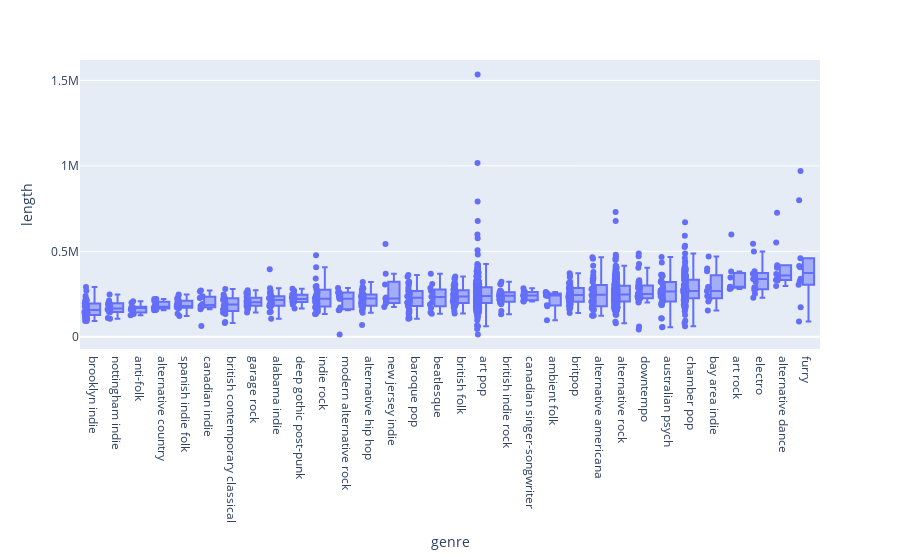
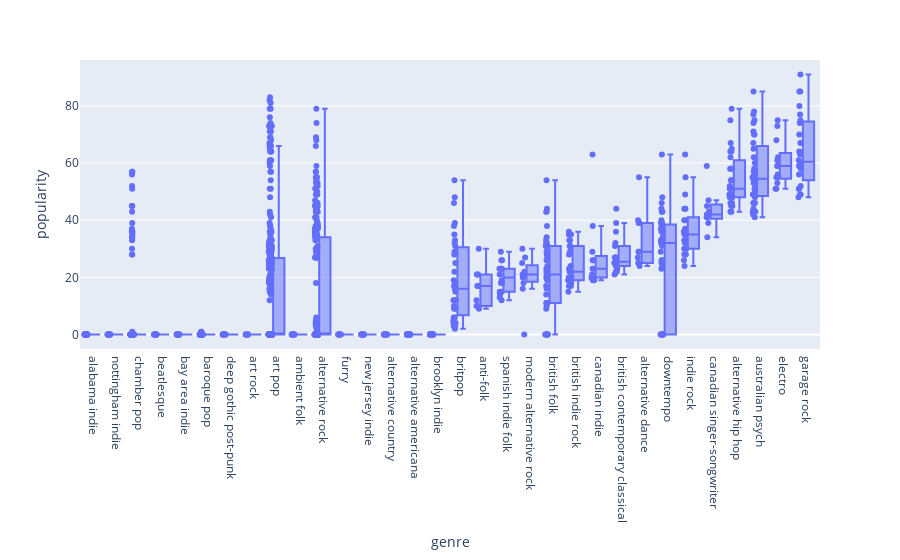
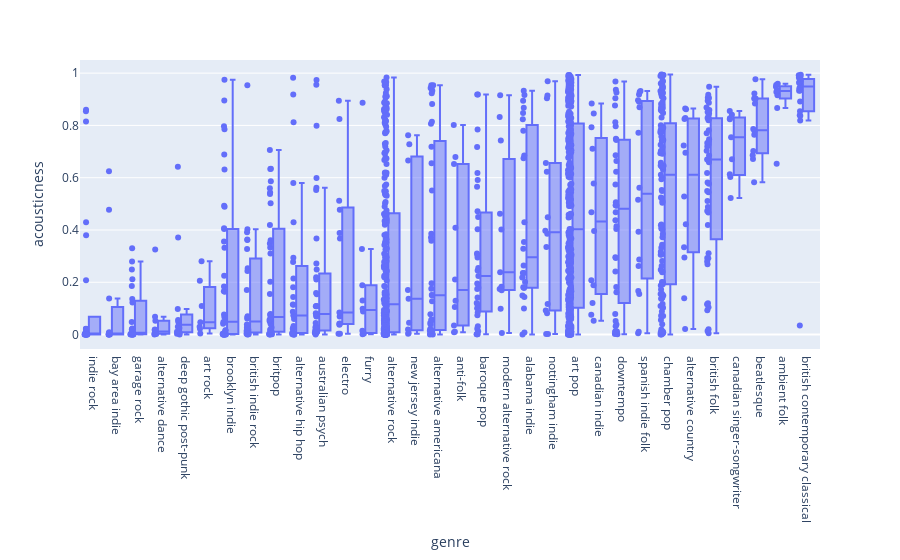
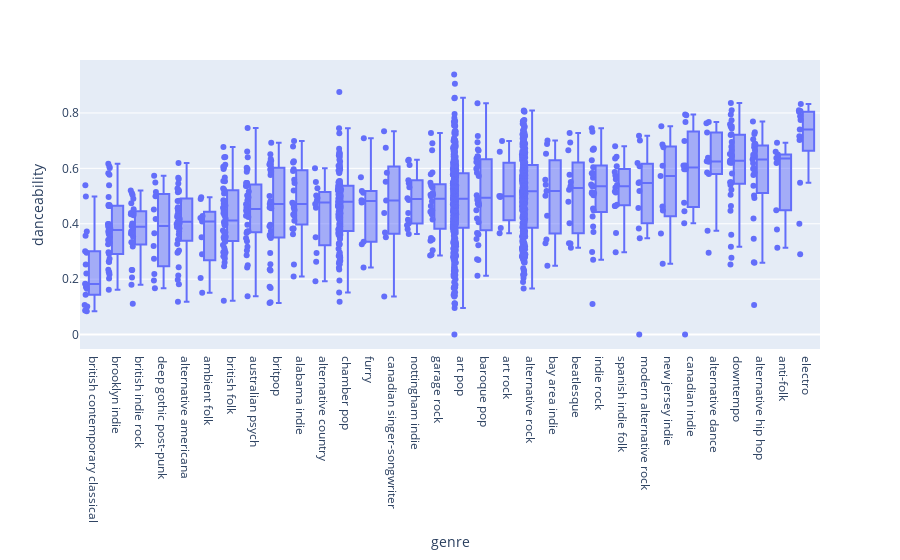

Notebook code for these charts, in order:
### Code cell
import plotly.express as px
songs_df_boxplot = songs_df.drop([
    'album', 
    # 'artist',
    'release_date'
    ], axis=1)

# songs_df_boxplot = songs_df_boxplot.reset_index().set_index(['name', 'artist'])
songs_df_boxplot = songs_df_boxplot.reset_index()
# songs_df_boxplot['release']
for col in songs_df_boxplot.columns[2:-1]:
    
    sorted_genre_median = songs_df_boxplot.groupby('genre')[col].median().sort_values()
    songs_df_boxplot = songs_df_boxplot.set_index('genre').loc[sorted_genre_median.index].reset_index()
    # songs_df_boxplot = songs_df_boxplot.set_index('name')

    fig = px.box(songs_df_boxplot, 
                 x="genre", 
                 y=col, 
                 hover_name='name',
                #  color='artist',
                 points='all')
    fig.show()

### Figure 1 — Plotly figure (JSON) as saved in the notebook; plotly's stock layout.template omitted (floating-point values rounded to 4 significant figures; data arrays with more than 128 entries replaced by an {"elided": "..."} marker saying what was removed)
{"data": [{"alignmentgroup": "True", "boxpoints": "all", "hovertemplate": "<b>%{hovertext}</b><br><br>genre=%{x}<br>length=%{y}<extra></extra>", "hovertext": {"elided": "1272 str values"}, "legendgroup": "", "marker": {"color": "#636efa"}, "name": "", "notched": false, "offsetgroup": "", "orientation": "v", "showlegend": false, "type": "box", "x": {"elided": "1272 str values"}, "x0": " ", "xaxis": "x", "y": {"elided": "1272 int values"}, "y0": " ", "yaxis": "y"}], "layout": {"boxmode": "group", "legend": {"tracegroupgap": 0}, "margin": {"t": 60}, "xaxis": {"anchor": "y", "domain": [0, 1], "title": {"text": "genre"}}, "yaxis": {"anchor": "x", "domain": [0, 1], "title": {"text": "length"}}}}

### Figure 2 — Plotly figure (JSON) as saved in the notebook; plotly's stock layout.template omitted (floating-point values rounded to 4 significant figures; data arrays with more than 128 entries replaced by an {"elided": "..."} marker saying what was removed)
{"data": [{"alignmentgroup": "True", "boxpoints": "all", "hovertemplate": "<b>%{hovertext}</b><br><br>genre=%{x}<br>popularity=%{y}<extra></extra>", "hovertext": {"elided": "1272 str values"}, "legendgroup": "", "marker": {"color": "#636efa"}, "name": "", "notched": false, "offsetgroup": "", "orientation": "v", "showlegend": false, "type": "box", "x": {"elided": "1272 str values"}, "x0": " ", "xaxis": "x", "y": {"elided": "1272 int values"}, "y0": " ", "yaxis": "y"}], "layout": {"boxmode": "group", "legend": {"tracegroupgap": 0}, "margin": {"t": 60}, "xaxis": {"anchor": "y", "domain": [0, 1], "title": {"text": "genre"}}, "yaxis": {"anchor": "x", "domain": [0, 1], "title": {"text": "popularity"}}}}

### Figure 3 — Plotly figure (JSON) as saved in the notebook; plotly's stock layout.template omitted (floating-point values rounded to 4 significant figures; data arrays with more than 128 entries replaced by an {"elided": "..."} marker saying what was removed)
{"data": [{"alignmentgroup": "True", "boxpoints": "all", "hovertemplate": "<b>%{hovertext}</b><br><br>genre=%{x}<br>acousticness=%{y}<extra></extra>", "hovertext": {"elided": "1272 str values"}, "legendgroup": "", "marker": {"color": "#636efa"}, "name": "", "notched": false, "offsetgroup": "", "orientation": "v", "showlegend": false, "type": "box", "x": {"elided": "1272 str values"}, "x0": " ", "xaxis": "x", "y": {"elided": "1272 float values"}, "y0": " ", "yaxis": "y"}], "layout": {"boxmode": "group", "legend": {"tracegroupgap": 0}, "margin": {"t": 60}, "xaxis": {"anchor": "y", "domain": [0, 1], "title": {"text": "genre"}}, "yaxis": {"anchor": "x", "domain": [0, 1], "title": {"text": "acousticness"}}}}

### Figure 4 — Plotly figure (JSON) as saved in the notebook; plotly's stock layout.template omitted (floating-point values rounded to 4 significant figures; data arrays with more than 128 entries replaced by an {"elided": "..."} marker saying what was removed)
{"data": [{"alignmentgroup": "True", "boxpoints": "all", "hovertemplate": "<b>%{hovertext}</b><br><br>genre=%{x}<br>danceability=%{y}<extra></extra>", "hovertext": {"elided": "1272 str values"}, "legendgroup": "", "marker": {"color": "#636efa"}, "name": "", "notched": false, "offsetgroup": "", "orientation": "v", "showlegend": false, "type": "box", "x": {"elided": "1272 str values"}, "x0": " ", "xaxis": "x", "y": {"elided": "1272 float values"}, "y0": " ", "yaxis": "y"}], "layout": {"boxmode": "group", "legend": {"tracegroupgap": 0}, "margin": {"t": 60}, "xaxis": {"anchor": "y", "domain": [0, 1], "title": {"text": "genre"}}, "yaxis": {"anchor": "x", "domain": [0, 1], "title": {"text": "danceability"}}}}
